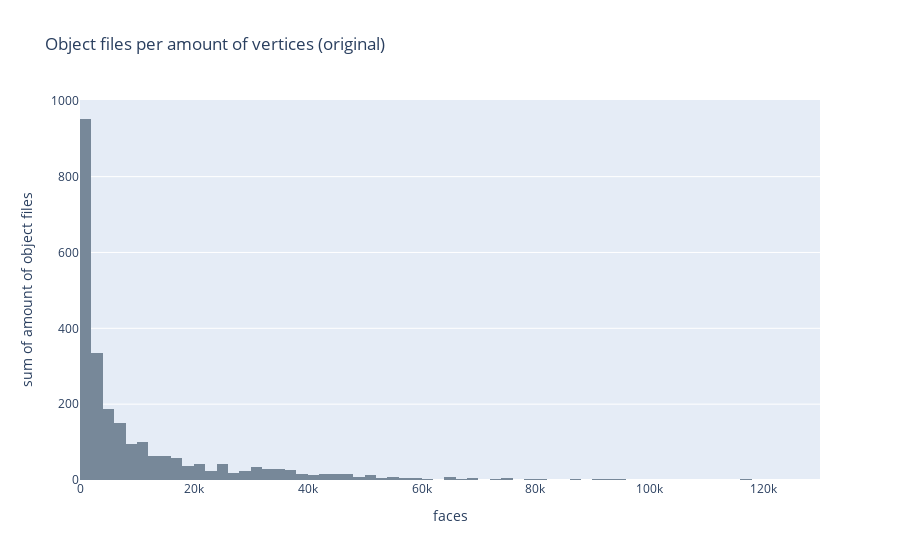
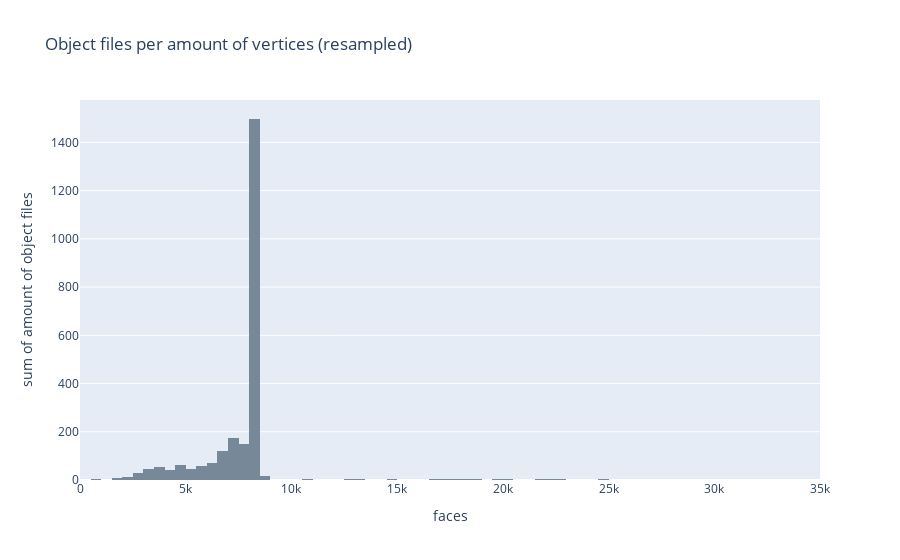

The notebook cell saved with these charts, in order:
### Code cell
# X: vertices/faces
# Y: shapes amount
df_groups_before = df.groupby("faces").size()

fig = px.histogram(df_groups_before, x=df_groups_before.index, y=df_groups_before, nbins=93, labels=dict(y="amount of object files"), title="Object files per amount of vertices (original)")
fig.update_traces(marker_color='lightslategray')
fig.show()

df_groups_after = df_resampled.groupby("faces").size()

# display(df_groups_after)

fig = px.histogram(df_groups_after, x=df_groups_after.index, y=df_groups_after, nbins=93, labels=dict(y="amount of object files"), title="Object files per amount of vertices (resampled)")
fig.update_traces(marker_color='lightslategray')
fig.show()

### Figure 1 — Plotly figure (JSON) as saved in the notebook; plotly's stock layout.template omitted (floating-point values rounded to 4 significant figures; data arrays with more than 128 entries replaced by an {"elided": "..."} marker saying what was removed)
{"data": [{"alignmentgroup": "True", "bingroup": "x", "histfunc": "sum", "hovertemplate": "faces=%{x}<br>sum of amount of object files=%{y}<extra></extra>", "legendgroup": "", "marker": {"color": "lightslategray", "pattern": {"shape": ""}}, "name": "", "nbinsx": 93, "offsetgroup": "", "orientation": "v", "showlegend": false, "type": "histogram", "x": {"elided": "1961 int values"}, "xaxis": "x", "y": {"elided": "1961 int values"}, "yaxis": "y"}], "layout": {"barmode": "relative", "legend": {"tracegroupgap": 0}, "title": {"text": "Object files per amount of vertices (original)"}, "xaxis": {"anchor": "y", "domain": [0, 1], "title": {"text": "faces"}}, "yaxis": {"anchor": "x", "domain": [0, 1], "title": {"text": "sum of amount of object files"}}}}

### Figure 2 — Plotly figure (JSON) as saved in the notebook; plotly's stock layout.template omitted (floating-point values rounded to 4 significant figures; data arrays with more than 128 entries replaced by an {"elided": "..."} marker saying what was removed)
{"data": [{"alignmentgroup": "True", "bingroup": "x", "histfunc": "sum", "hovertemplate": "faces=%{x}<br>sum of amount of object files=%{y}<extra></extra>", "legendgroup": "", "marker": {"color": "lightslategray", "pattern": {"shape": ""}}, "name": "", "nbinsx": 93, "offsetgroup": "", "orientation": "v", "showlegend": false, "type": "histogram", "x": {"elided": "951 int values"}, "xaxis": "x", "y": {"elided": "951 int values"}, "yaxis": "y"}], "layout": {"barmode": "relative", "legend": {"tracegroupgap": 0}, "title": {"text": "Object files per amount of vertices (resampled)"}, "xaxis": {"anchor": "y", "domain": [0, 1], "title": {"text": "faces"}}, "yaxis": {"anchor": "x", "domain": [0, 1], "title": {"text": "sum of amount of object files"}}}}
